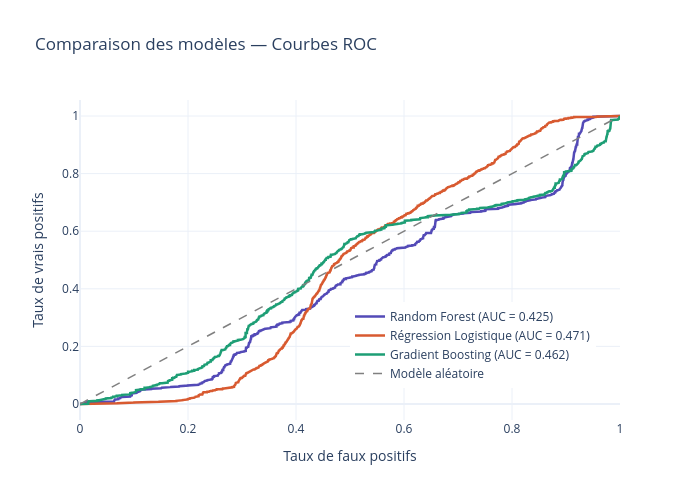

This figure's notebook cell:
### Code cell
# On réentraîne les trois modèles pour comparer
# Random Forest
rf_model = RandomForestClassifier(
    n_estimators=100, max_depth=5,
    random_state=42, class_weight="balanced"
)
rf_model.fit(X_train, y_train)

# Régression Logistique
scaler = StandardScaler()
X_train_scaled = scaler.fit_transform(X_train)
X_test_scaled  = scaler.transform(X_test)

lr_model = LogisticRegression(
    random_state=42, class_weight="balanced", max_iter=1000
)
lr_model.fit(X_train_scaled, y_train)

# Probabilités des trois modèles
prob_rf = rf_model.predict_proba(X_test)[:, 1]
prob_lr = lr_model.predict_proba(X_test_scaled)[:, 1]
prob_gb = gb_model.predict_proba(X_test)[:, 1]

# Courbes ROC des trois modèles
fig = go.Figure()

models = [
    ("Random Forest",         prob_rf, "#534AB7"),
    ("Régression Logistique", prob_lr, "#D85A30"),
    ("Gradient Boosting",     prob_gb, "#1D9E75"),
]

for name, prob, color in models:
    fpr, tpr, _ = roc_curve(y_test, prob)
    roc_auc     = auc(fpr, tpr)
    fig.add_trace(go.Scatter(
        x=fpr, y=tpr,
        mode="lines",
        name=f"{name} (AUC = {roc_auc:.3f})",
        line=dict(color=color, width=2.5)
    ))

# Ligne du hasard
fig.add_trace(go.Scatter(
    x=[0, 1], y=[0, 1],
    mode="lines",
    name="Modèle aléatoire",
    line=dict(color="gray", width=1.5, dash="dash")
))

fig.update_layout(
    title="Comparaison des modèles — Courbes ROC",
    xaxis_title="Taux de faux positifs",
    yaxis_title="Taux de vrais positifs",
    template="plotly_white",
    width=700, height=500,
    legend=dict(x=0.5, y=0.1)
)

fig.show()

fig.write_html("../results/figures/03_comparaison_modeles.html")
fig.write_image("../results/figures/03_comparaison_modeles.png")

### Figure 1 — Plotly figure (JSON) as saved in the notebook; plotly's stock layout.template omitted (floating-point values rounded to 4 significant figures; data arrays with more than 128 entries replaced by an {"elided": "..."} marker saying what was removed)
{"data": [{"line": {"color": "#534AB7", "width": 2.5}, "mode": "lines", "name": "Random Forest (AUC = 0.425)", "type": "scatter", "x": {"elided": "2205 float values"}, "y": {"elided": "2205 float values"}}, {"line": {"color": "#D85A30", "width": 2.5}, "mode": "lines", "name": "Régression Logistique (AUC = 0.471)", "type": "scatter", "x": {"elided": "2049 float values"}, "y": {"elided": "2049 float values"}}, {"line": {"color": "#1D9E75", "width": 2.5}, "mode": "lines", "name": "Gradient Boosting (AUC = 0.462)", "type": "scatter", "x": {"elided": "2279 float values"}, "y": {"elided": "2279 float values"}}, {"line": {"color": "gray", "dash": "dash", "width": 1.5}, "mode": "lines", "name": "Modèle aléatoire", "type": "scatter", "x": [0, 1], "y": [0, 1]}], "layout": {"height": 500, "legend": {"x": 0.5, "y": 0.1}, "title": {"text": "Comparaison des modèles — Courbes ROC"}, "width": 700, "xaxis": {"title": {"text": "Taux de faux positifs"}}, "yaxis": {"title": {"text": "Taux de vrais positifs"}}}}
